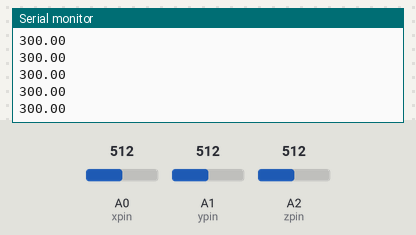
A sketch run on a simulated Arduino Uno, built with avr-gcc and run on an emulated ATmega328P. Parts: the last lines printed to the serial monitor. Inputs (shaded band) come from the test bench; at power-on: A0 (xpin) = 512, A1 (ypin) = 512, A2 (zpin) = 512.

Above: at 1.2 s.
1.3 s: A0 (xpin) set to 716
At 1.46 s:
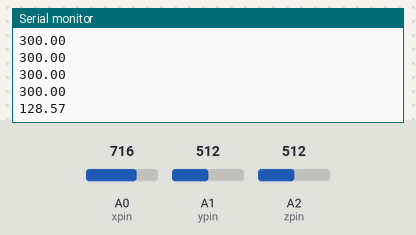
2.8 s: A1 (ypin) set to 716
At 2.81 s:
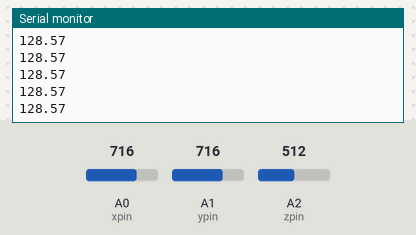
4.3 s: A2 (zpin) set to 716
At 4.31 s:
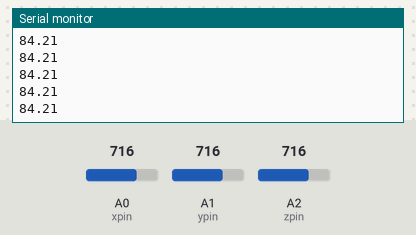
5.8 s: A0 (xpin) set to 900
At 5.81 s:
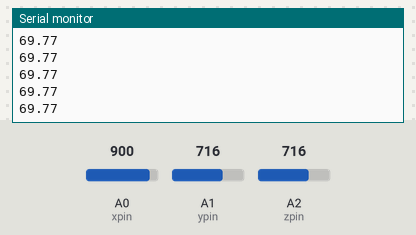
7.3 s: A1 (ypin) set to 900
At 7.32 s:
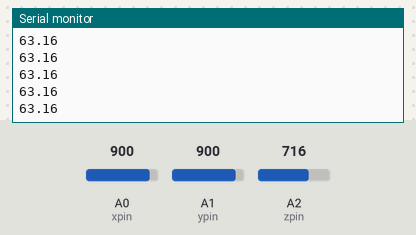
8.8 s: A2 (zpin) set to 900
At 8.81 s:
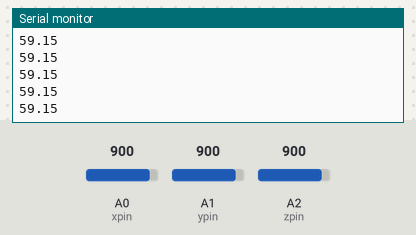
Timing chart, 0 to 11.3 s (numbered marks = the images above; inputs shaded):
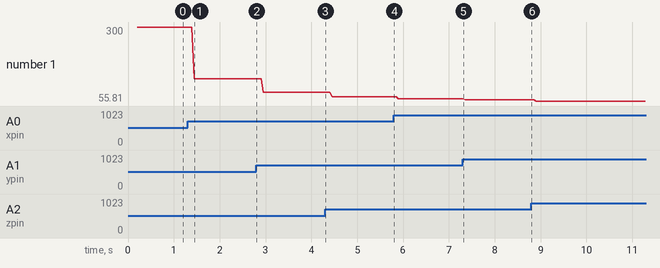

Measured:
- after the input at 1.3 s, the serial monitor: prints a new line after 0.15 s (image 1)
- plotted number 1: 300 → 128.57 after the input at 1.3 s, 128.57 → 84.21 after the input at 2.8 s, 84.21 → 69.77 after the input at 4.3 s, 69.77 → 63.16 after the input at 5.8 s, 63.16 → 59.15 after the input at 7.3 s

The sketch:

acc_str.ino
```cpp
// these constants describe the pins. They won't change:
//const int groundpin = A1;             // ground
//const int powerpin = A5;              // voltage
const int xpin = A0;                  // x-axis of the accelerometer
const int ypin = A1;                  // y-axis
const int zpin = A2;                  // z-axis (only on 3-axis models)

const int accReadings = 10;
int accIndex = 0;
int xArray[accReadings];
int yArray[accReadings];
int zArray[accReadings];
int d[3];
int aV = 0;
int aMax = 0;
int aSum = 0;

int aVPrev = 0;
const int staticThreshold = 30;
int dThreshold = staticThreshold;

const int peakReadings = 5;
int peakIndex = 0;
int peak[peakReadings];
bool peakDetection = true;

const int rateReadings = 10;
int rateIndex = 0;
float strokeRate;
int strokePeriod[rateReadings];
float avgStrokePeriod = 0;
int relStrokePeriod = 0;

int pause = 50;

void setup() {
  // initialize the serial communications:
  Serial.begin(9600);

  // Provide ground and power by using the analog inputs as normal
  // digital pins.
  //pinMode(groundpin, OUTPUT);
  //pinMode(powerpin, OUTPUT);
  //digitalWrite(groundpin, LOW);
  //digitalWrite(powerpin, HIGH);

  //set aoll values in array to 0
  clearArray(xArray, accReadings);
  clearArray(yArray, accReadings);
  clearArray(zArray, accReadings);
  clearArray(d, 3);
}

void loop() {
  d[0] = dynamicAcc(xArray, analogRead(xpin));
  d[1] = dynamicAcc(yArray, analogRead(ypin));
  d[2] = dynamicAcc(zArray, analogRead(zpin));
  aV = sqrt(sq(d[0]) + sq(d[1]) + sq(d[2]));
  aSum = d[0] + d[1] + d[2];
  if(analogRead(xpin)>analogRead(ypin) && analogRead(xpin)>analogRead(zpin)) {aMax = analogRead(xpin);}
  if(analogRead(ypin)>analogRead(xpin) && analogRead(ypin)>analogRead(zpin)) {aMax = analogRead(ypin);}
  if(analogRead(zpin)>analogRead(xpin) && analogRead(zpin)>analogRead(ypin)) {aMax = analogRead(zpin);}
  if (aMax<0){aV= -aV;}
  //arrayReset(accIndex, accReadings);
  accIndex++;
  if (accIndex >= accReadings) {accIndex = 0;}
  if (aVPrev < aV) {peakDetection = true;}
  if (aVPrev > dThreshold && aVPrev > aV && peakDetection) {
    peak[peakIndex] = aVPrev;
    //arrayReset(peakIndex, peakReadings);
    peakIndex++;
    if (peakIndex >= peakReadings) {peakIndex = 0;}
    dThreshold = avgArray(peak, peakReadings) * 0.6;
    //arrayReset(rateIndex, rateReadings);
    rateIndex++;
    if (rateIndex >= rateReadings) {rateIndex = 0;}
    strokePeriod[rateIndex] = 0;
    peakDetection = false;
  }
  aVPrev = aV;

  //strokeRate = (60000 / avgArray(strokePeriod, rateReadings)) / 50;
  relStrokePeriod = 0;
  avgStrokePeriod = 0;
  for (int i = 0; i<rateReadings; i++) {
    if(strokePeriod[i] != 0 && i != rateIndex) {
      avgStrokePeriod += strokePeriod[i];
      relStrokePeriod ++;
    }
  }
  avgStrokePeriod = avgStrokePeriod/relStrokePeriod;
  strokeRate = 60000/(avgStrokePeriod*pause);

  strokePeriod[rateIndex] ++;
  Serial.println(strokeRate);
  delay(pause);
}

//sets arrays values to 0
int clearArray (int a[], int num) {
  for (int thisReading = 0; thisReading < num; thisReading++) {a[thisReading] = 0;}
}

//calculates dynamic acceleration from an acceleration array
int dynamicAcc(int acc[], int accRead){
  int d = 0;
  acc[accIndex] = accRead;
  arrayReset(accIndex, accReadings);
  d = accRead - avgArray(acc, accReadings);
  return (d);
}

int avgArray(int a[], int num) {
  int result = 0;
  result = sumArray(a, num) / num;
  return (result);
}

int sumArray(int a[], int num) {
  int sum = 0;
  for (int i = 0; i<num; i++) {
    sum += a[i];
  }
  return (sum);
}

int arrayReset(int index, int readings) {
  index++;
  if (index >= readings) {index = 0;}
}
```
